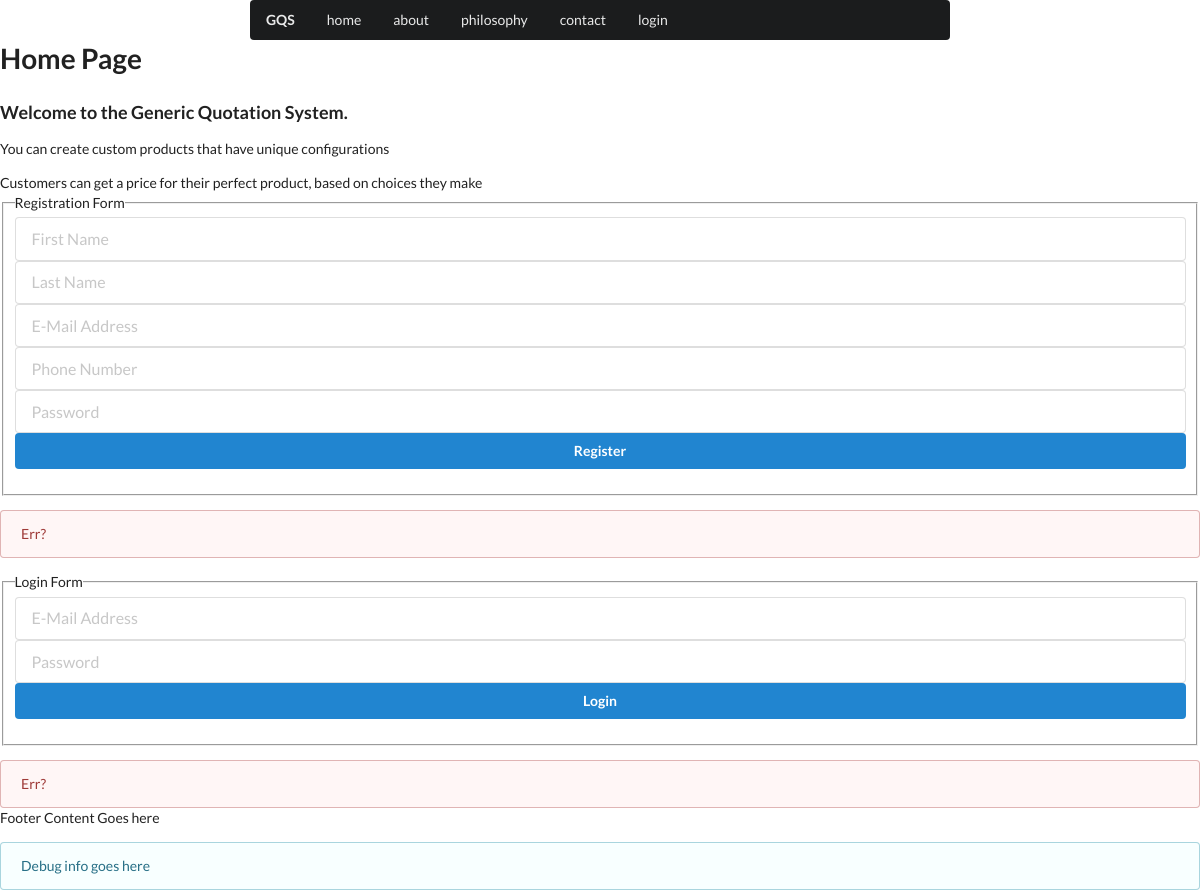
/client/index.php, run on the app's committed database.
### tables this page shows
CREATE TABLE IF NOT EXISTS `static` (
  `id` int(11) NOT NULL,
  `short_title` varchar(24) NOT NULL,
  `privilege` int(1) NOT NULL,
  `title` varchar(240) NOT NULL,
  `byline` varchar(512) NOT NULL,
  `body` text NOT NULL,
  `image` varchar(256) NOT NULL
);

### client/index.php (the view, shortened to what this page needs)
<?php
    $contentquery = "SELECT * FROM static";
    include '../db.php';
    $stmt = $conn->prepare($contentquery);
    $stmt->execute();
    $staticresult = $stmt->fetchAll(PDO::FETCH_ASSOC);
    include "header.php";
?>
<?php
    include "menu.php";
?>
<div id="contentgroup">
<?php
    foreach($staticresult as $row) {
        echo '<div class="contentitem" id="' . $row['short_title'] . '">';
            echo '<h1>' . $row['title'] . '</h1>';
            echo '<h3>' . $row['byline'] . '</h3>';
            echo '<div>' . $row['body'] . '</div>';
        echo '</div>';
    }
?>
</div>
<?php
    include "rego.php";
?>
<?php
    include "login.php";
?>
<?php
    include "footer.php";
?>

### client/header.php (shortened to what this page needs)
<html>
    <head>
        <link rel="stylesheet" href="https://cdnjs.cloudflare.com/ajax/libs/semantic-ui/2.2.9/semantic.min.css"/>
        <link rel="stylesheet" href="../css/customerbase.css" type="text/css">
    </head>
    <body>

### client/menu.php
<nav class="ui text container">
    <div class="ui borderless inverted main menu">
        <a href="#" class="header item">GQS</a>
<?php
    $menusql = "SELECT short_title FROM static WHERE privilege = 1 ORDER BY id ASC;";
    include '../db.php';
    $stmt = $conn->prepare($menusql);
    $stmt->execute();
    $result = $stmt->fetchAll(PDO::FETCH_ASSOC);
    foreach($result AS $row) {
        echo '<a onClick="doMenu(\'' . $row['short_title'] . '\')" class="item cursoron">' . $row['short_title'] . '</a>';
    }
?>
    </div>
</nav>
<section>

### client/rego.php
<fieldset>
    <legend>Registration Form</legend>
    <form method="post" action="registration_process.php" class="ui large form">
        <div class="input">
            <input type="text" name="fname" id="cust_fname" placeholder="First Name">
        </div>
        <div class="input">
            <input type="text" name="lname" id="cust_lname" placeholder="Last Name">
        </div>
        <div class="input">
            <input type="text" name="email" id="cust_email" placeholder="E-Mail Address" onChange="checkEmailExists()">
        </div>
        <div class="input">
            <input type="text" name="phone" id="cust_phone" placeholder="Phone Number">
        </div>
        <div class="input">
            <input type="password" name="password" id="cust_pass" placeholder="Password">
        </div>
        <div class="input">
            <button id="cust_reg_submt" class="ui fluid blue submit button">Register</button>
        </div>
    </form>
</fieldset>
<div id="emailvalidity" class="ui error message">Err?</div>

### client/login.php
<fieldset>
    <legend>Login Form</legend>
    <form method="POST" action="registration_process.php" class="ui large form">
        <div class="input">
            <input type="text" name="email" id="cust_login_email" placeholder="E-Mail Address">
        </div>
        <div class="input">
            <input type="password" name="password" id="cust_login_password" placeholder="Password">
        </div>
        <div class="input">
            <button id="cust_login_submt" class="ui fluid blue submit button">Login</button>
        </div>
    </form>
</fieldset>
<div id="loginvalidity" class="ui error message">Err?</div>

### client/footer.php
        </section>
        <footer>
            <p>Footer Content Goes here</p>
            <div class="ui info message">Debug info goes here</div>
        </footer>
    </body>
</html>

### css/customerbase.css (style rules this page uses)
.cursoron { cursor: grab; }
#contentgroup { display: block; }
.contentitem { display: none; }

### data on the page
static: short_title "home", title "Home Page", byline "Welcome to the Generic Quotation System.", body "You can create custom products that have unique configurations Customers can get a price for their perfect product, based on choices they make"
static: short_title "about"
static: short_title "philosophy"
static: short_title "contact"
static: short_title "login"
